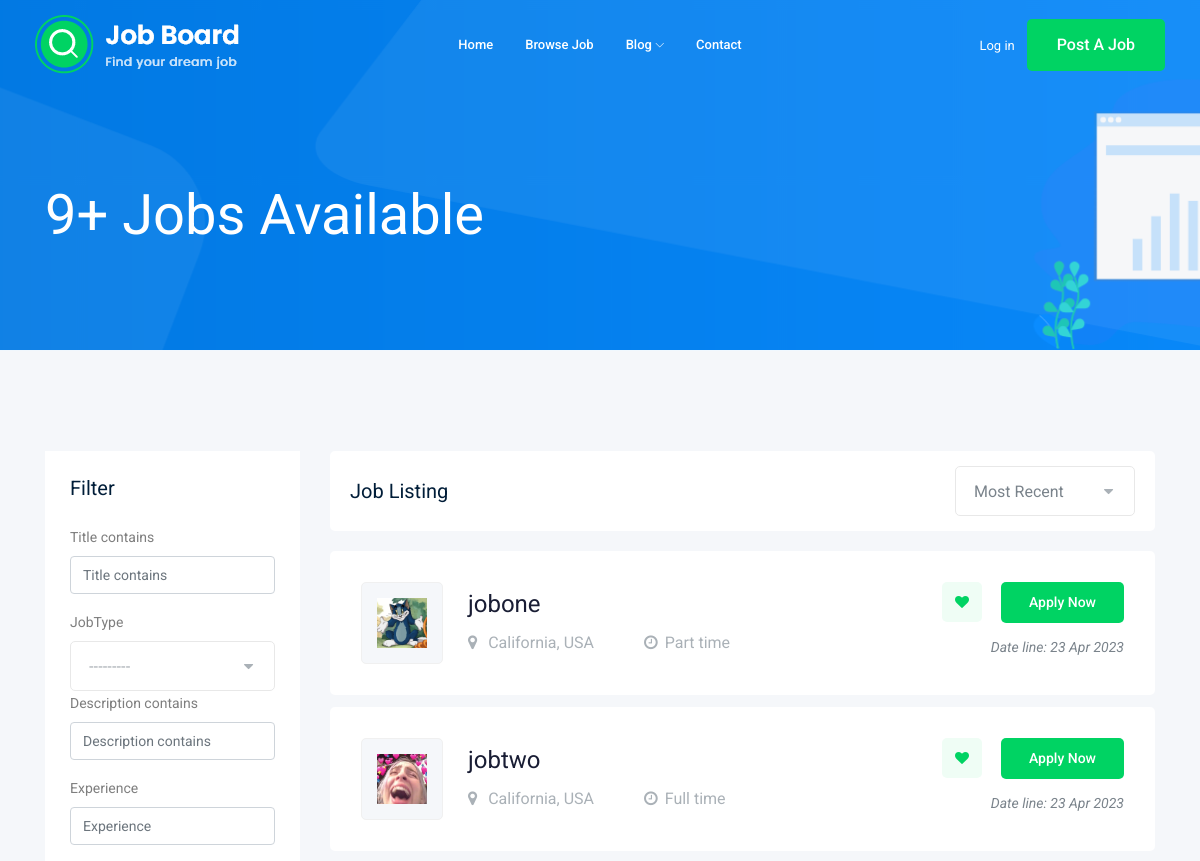
/jobs (upper part), run on an earlier commit of the app's database.
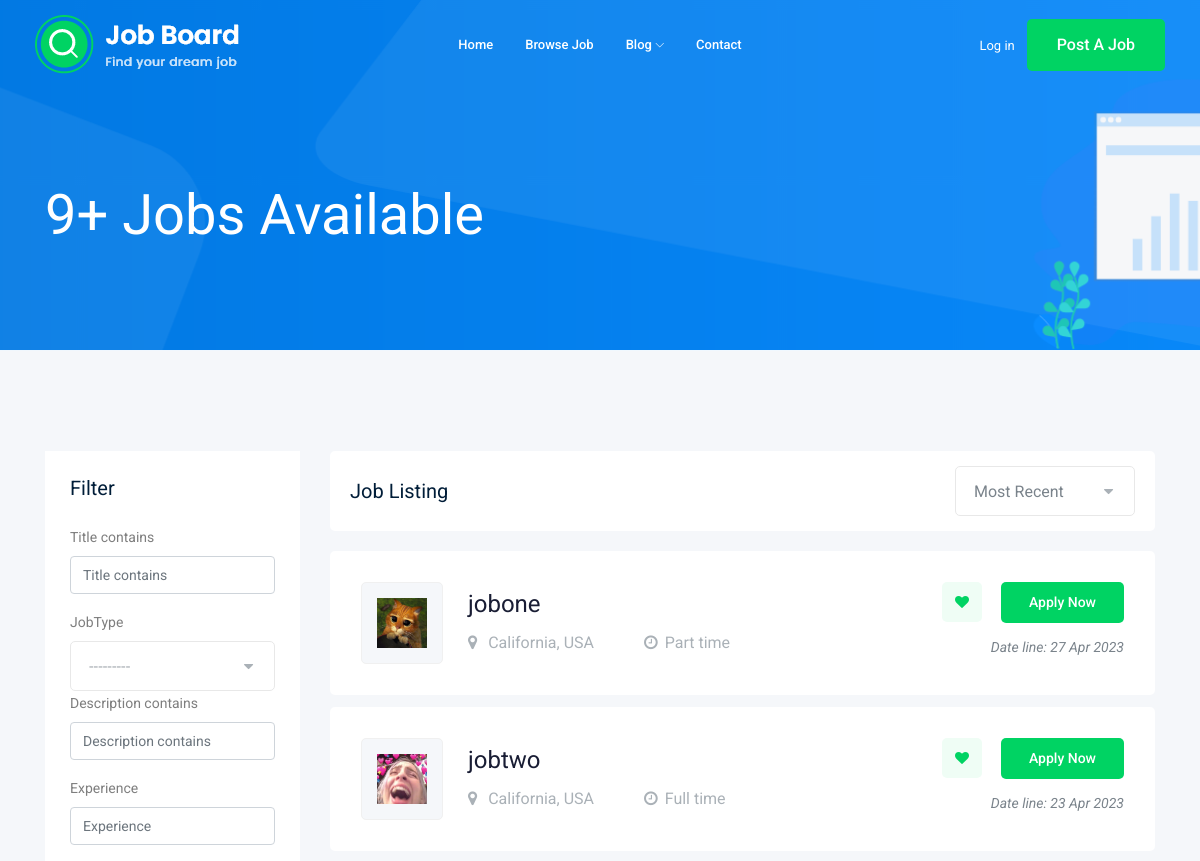
And on a later commit of the database.
### job/models.py (models this page shows, shortened)
class JobModel(models.Model):
    def imageGenerator(instance, fileName):
        imageName , extension = fileName.split(".")
        return f"jobsImages/{instance.id}.{extension}"
    user = models.ForeignKey(User, on_delete=models.CASCADE)
    title = models.CharField(max_length=100)
    jobType = models.CharField(max_length=50, choices=JOB_TYPE)
    description = models.TextField(max_length=1000, null=True)
    published_at = models.DateTimeField(auto_now=True, null=True)
    vacancy = models.IntegerField(default=1)
    salary = models.DecimalField(default=0, decimal_places=2, max_digits=5)
    experience = models.IntegerField(default=1)
    category = models.ForeignKey(CategoryModel, on_delete=models.CASCADE, null=True)
    image = models.ImageField(upload_to = imageGenerator, null=True)
    slug = models.SlugField(null=True, blank=True)

### job/views.py (the view)
# urls.py: path('jobs', views.jobList,name='jobListPage'),
def jobList(request):
    jobsObject = JobModel.objects.all()
    myFilter = jobFilter(request.GET, queryset=jobsObject)
    jobsObject = myFilter.qs
    paginator = Paginator(jobsObject,5)
    pageNumber = request.GET.get('page')
    pageObject = paginator.get_page(pageNumber)
    context= {
        'jobs': pageObject,
        'jobsCount': JobModel.objects.count(),
        'myFilter' : myFilter
    }
    return render(request, 'pages/jobList.html', context)

### job/models.py (called while the page is built)
    def __str__(self):
        return self.name

### templates/pages/jobList.html (shortened to what this page needs)
{% extends 'base.html' %}
{% load django_bootstrap5 %}
{% block content%}
    <div class="bradcam_area bradcam_bg_1">
        <div class="container">
            <div class="row">
                <div class="col-xl-12">
                    <div class="bradcam_text">
                        <h3>{{jobsCount}}+ Jobs Available</h3>
                    </div>
                </div>
            </div>
        </div>
    </div>
    <div class="job_listing_area plus_padding">
        <div class="container">
            <div class="row">
                <div class="col-lg-3">
                    <div class="job_filter white-bg">
                        <div class="form_inner white-bg">
                            <h3>Filter</h3>
                            <form action="#" method="GET">
                                {% bootstrap_form myFilter.form %}
                            </form>
                        </div>
                    </div>
                </div>
                <div class="col-lg-9">
                    <div class="recent_joblist_wrap">
                        <div class="recent_joblist white-bg ">
                            <div class="row align-items-center">
                                <div class="col-md-6">
                                    <h4>Job Listing</h4>
                                </div>
                                <div class="col-md-6">
                                    <div class="serch_cat d-flex justify-content-end">
                                    </div>
                                </div>
                            </div>
                        </div>
                    </div>
                    <div class="job_lists m-0">
                        <div class="row">
                            {% for job in jobs %}
                            <div class="col-lg-12 col-md-12">
                                <div class="single_jobs white-bg d-flex justify-content-between">
                                    <div class="jobs_left d-flex align-items-center">
                                        <div class="thumb">
                                            {% if job.image %}
                                            <img  class="img-fluid" src="{{ job.image.url }}" alt="">
                                            {% endif %}
                                        </div>
                                        <div class="jobs_conetent">
                                            <a href="{% url 'jobDetailsPage' job.slug %}"><h4>{{job.title}}</h4></a>
                                            <div class="links_locat d-flex align-items-center">
                                                <div class="location">
                                                    <p> <i class="fa fa-map-marker"></i> California, USA</p>
                                                </div>
                                                <div class="location">
                                                    <p> <i class="fa fa-clock-o"></i>{{job.jobType}}</p>
                                                </div>
                                            </div>
                                        </div>
                                    </div>
                                    <div class="jobs_right">
                                        <div class="apply_now">
                                            <a class="heart_mark" href="#"> <i class="fa fa-heart"></i> </a>
                                            <a href="{% url 'jobDetailsPage' job.slug %}" class="boxed-btn3">Apply Now</a>
                                        </div>
                                        <div class="date">
                                            <p>Date line: {{job.published_at | date:'d M o'}}</p>
                                        </div>
                                    </div>
                                </div>
                            </div>
                            {% endfor %}
                        </div>
                    </div>
                </div>
            </div>
        </div>
    </div>
{% endblock %}

What changed in the data, as far as the page shows it:
changed JobModel "jobone": image: a different picture; published_at "23 Apr 2023" → "27 Apr 2023"
